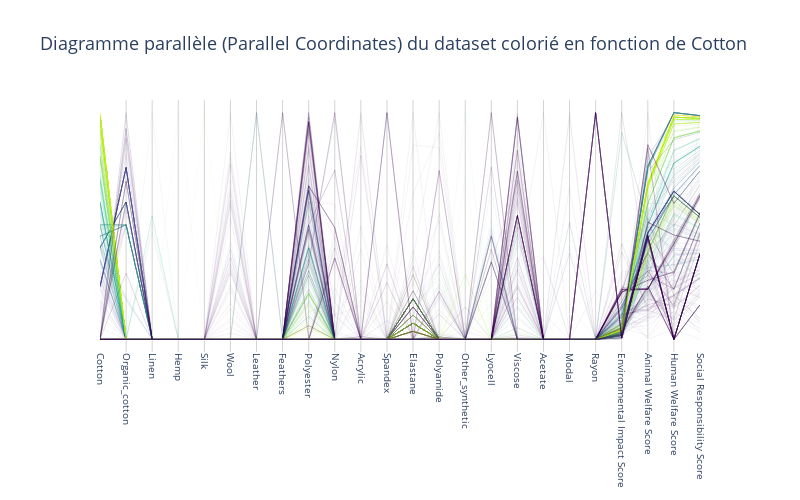
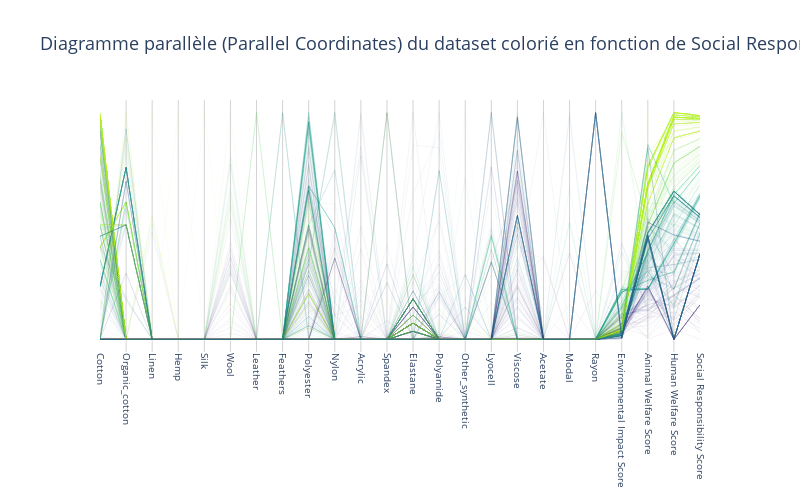

The notebook cell these images were saved under, in order:
### Code cell
#parallel coordinates plot
df = clothes_df.drop('Type', axis=1)

df = df.dropna(subset=df.columns[1:-4], how='all')
target_columns = df.columns.to_list()

normalized_df = (df[target_columns] - df[target_columns].min()) / (df[target_columns].max() - df[target_columns].min())
normalized_df = normalized_df.dropna(subset=normalized_df.columns[1:-4], how='all')

def create_parallel_coordinates_plot(color_column):
    colorscale = px.colors.sequential.Viridis
    color_values = (normalized_df[color_column] - normalized_df[color_column].min()) / \
                   (normalized_df[color_column].max() - normalized_df[color_column].min())
    
    fig = go.Figure()

    for index, row in normalized_df.iterrows():
        color_index = int(color_values.loc[index] * (len(colorscale) - 1))
        fig.add_trace(
            go.Scatter(
                x=target_columns,
                y=row,
                mode="lines",
                line=dict(color=colorscale[color_index], width=0.5),
                opacity=0.1,
                showlegend=False
            )
        )

    fig.update_xaxes(
        tickangle=90,
        tickfont=dict(size=10),
        title_font=dict(size=12),
        tickcolor="gray",
        showgrid=True,
        gridcolor="lightgray",
    )

    fig.update_yaxes(
        tickfont=dict(size=10),
        title_font=dict(size=12),
        tickcolor="gray",
        showgrid=True,
        gridcolor="lightgray",
        tickvals=[]
    )

    fig.update_layout(
        title=dict(
            text=f"Diagramme parallèle (Parallel Coordinates) du dataset colorié en fonction de {color_column}",
            font=dict(size=18)
        ),
        plot_bgcolor="white",
        width=800,
        height=500,
        margin=dict(l=100, r=100, t=100, b=100)
    )
    fig.write_image(f"images/parallel_{color_column}.svg")
    fig.show()

interact(create_parallel_coordinates_plot, color_column=target_columns)
